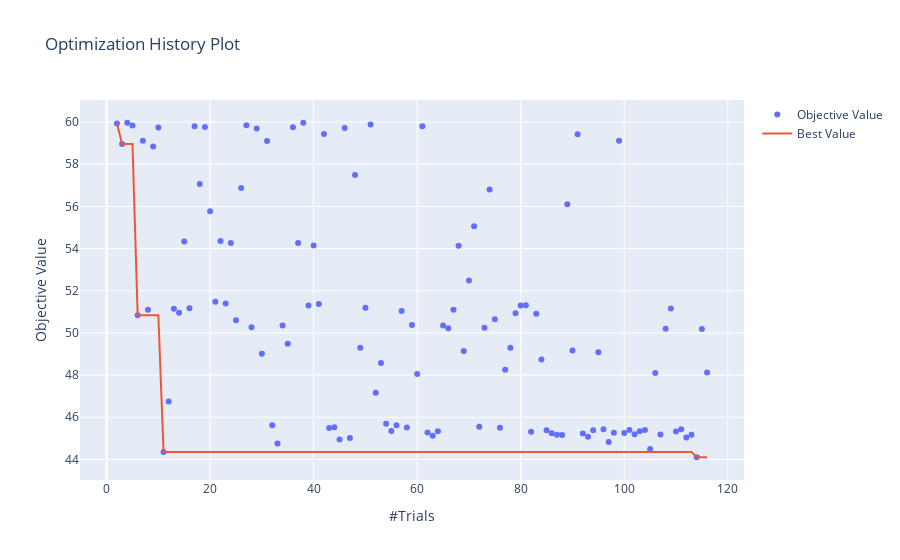

Here is the notebook cell this chart was saved with:
### Code cell
visualization.plot_optimization_history(study)
#fig.show()
#fig.write_image("/tmp/study_fig.png")
